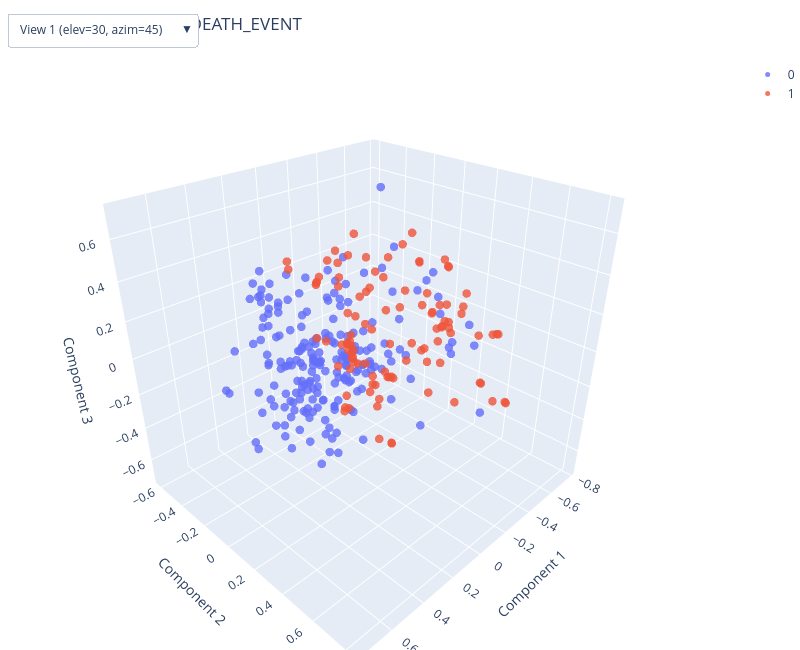

Notebook code cell kept with this figure:
### Code cell
plot_3d(X_pca, y, algorithm="PCA", target_name=TARGET_COL)
